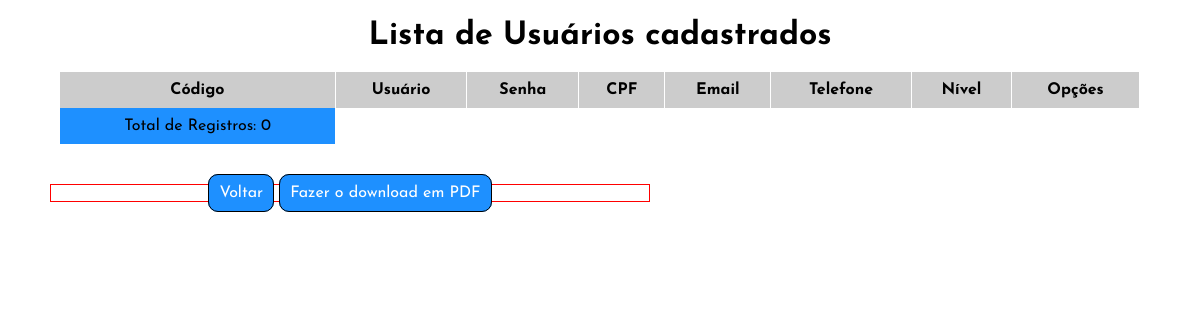
The page /listarUser.php on the database as committed earlier.
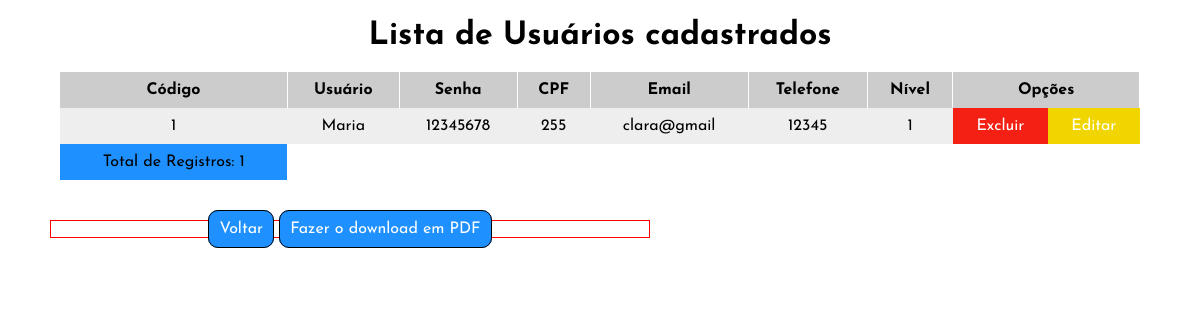
The same page on the database as committed later.
### tables this page shows
create table usuarios(
id_user integer auto_increment key,
nome_user varchar (30),
senha varchar(10),
cpf varchar (15) unique, 
email_user varchar (120),
telefone varchar (11),
nivel integer);

### listarUser.php (the view, shortened to what this page needs)
<?php
include_once 'banco.php';
?>
<!DOCTYPE html>
<html lang="pt-BR">
<head>
    <link rel="stylesheet" href="./assets/global.css">
    <link rel="stylesheet" href="./assets/listarUser.css">
</head>
<body>
<h1 class="title"> Lista de Usuários cadastrados</h1>
<table rules="all">
<thead>
 <tr>
 <th> Código</th>
 <th> Usuário</th>
 <th> Senha</th>
 <th> CPF</th>
 <th> Email</th>
 <th> Telefone</th>
 <th> Nível</th>
 <th colspan="2"> Opções</th>
</tr>
</thead>
<tbody>
<?php
$sql_consulta=mysqli_query($conn ,"SELECT * FROM usuarios");
$total =mysqli_num_rows($sql_consulta);
while ($linhas=mysqli_fetch_array($sql_consulta))
{?>
<tr>
    <td> <?= $linhas[0] ?> </td>
    <td> <?= $linhas[1] ?> </td>
    <td> <?= $linhas[2] ?></td>
    <td> <?= $linhas[3] ?></td>
    <td> <?= $linhas[4] ?></td>
    <td> <?= $linhas[5] ?></td>
    <td> <?= $linhas[6] ?></td>
    <td class="excluir"> <a href="excluir_user.php?codigo=<?= $linhas[0]?>"> Excluir</a></td>
    <td class="editar"> <a href="editar_user.php?codigo=<?= $linhas[0]?>"> Editar</a></td>
</tr>
    <?php } ?>
<tr class="total">
    <td>Total de Registros: <?=$total?></td>
</tr>
</tbody>
</table>
    <div class="opcoes" style="text-align: center; margin: 40px 50px">
        <a style="border: 1px solid black; border-radius: 10px; background-color: dodgerblue; padding: 10px;" href="listas.php">Voltar</a>
        <a style="border: 1px solid black; border-radius: 10px; background-color: dodgerblue; padding: 10px;" href="relat_user.php">Fazer o download em PDF</a>
    </div>
</body>
</html>

### assets/global.css (style rules this page uses)
* { margin: 0; padding: 0; box-sizing: border-box; font-family: "Josefin Sans", sans-serif; }
*, button, input { border: 0; background-color: none; font-size: -apple-system, system-ui, BlinkMacSystemFont, "Segoe UI", Roboto, "Helvetica Neue", Ubuntu, Arial, sans-serif; }
a { text-decoration: none; list-style: none; color: white; }

### assets/listarUser.css (style rules this page uses)
.title { text-align: center; padding: 20px; }
table { width: 90vw; margin: auto; }
th { background-color: #ccc; padding: 10px; border-right: 1px solid white; }
td { padding: 10px; text-align: center; background-color: #eee; }
.editar { background-color: #F0D500; transition: 400ms; }
.excluir { background-color: #F32013; transition: 400ms; }
.total td { background-color: dodgerblue; }
.opcoes { width: 50vw; margin: auto; border: 1px solid red; }

Rows that differ between the two databases and show on the page:
added usuarios: id_user "1", nome_user "Maria", senha "12345678", cpf "255", email_user "clara@gmail", telefone "12345", nivel "1"
Other text that changed with them:
$total: "0" → "1"
